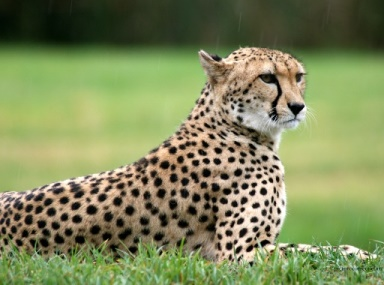
%> input picture Code/images/cheetah.jpg, 384 x 285 px
$ octave run.m   (GNU Octave 9; MATLAB toolbox functions it lacks are replaced by stand-ins)
%> lines starting %> are read from the running program, lines starting %| are printed output that depends on the picture
### Code/segmentImg.m
function idx = segmentImg(I, k)
% function idx = segmentImage(img)
% Returns the logical image containing the segment ids obtained from
%   segmenting the input image
%
% INPUTS
% I - The input image contining textured foreground objects to be segmented
%     out.
% k - The number of segments to compute (also the k-means parameter).
%
% OUTPUTS
% idx - The logical image (same dimensions as the input image) contining
%       the segment ids after segmentation. The maximum value of idx is k.
%

    % 1. Create your bank of filters using the given alogrithm;
    % 2. Compute the filter responses by convolving your input image with
    %     each of the num_filters in the bank of filters F.
    %     responses(:,:,i)=conv2(I,F(:,:,i),'same')
    %     NOTE: we suggest to use 'same' instead of 'full' or 'valid'.
    % 3. Remember to take the absolute value of the filter responses (no
    %     negative values should be used).
    % 4. Construct a matrix X of the points to be clustered, where
    %     the rows of X = the total number of pixels in I (rows*cols); and
    %     the columns of X = num_filters;
    %     i.e. each pixel is transformed into a num_filters-dimensional
    %     vector.
    % 5. Run kmeans to cluster the pixel features into k clusters,
    %     returning a vector IDX of labels.
    % 6. Reshape IDX into an image with same dimensionality as I and return
    %     the reshaped index image.
    %
    I = double(rgb2gray(I));
    I = I(:,:,1);
    F = makeLMfilters;
    %%val = find(F<0);
    %%F(val) = 0;
    [~,~,num_filters] = size(F);
    [m,n] = size(I);
    X = zeros(m*n,num_filters);
    for i = 1:num_filters
        responses(:,:,i)=conv2(I,F(:,:,i),'same');
        responses(:,:,i) = abs(responses(:,:,i));
        X(:,i) = reshape(responses(:,:,i),[m*n,1]);
    end

    idx = kmeans(X,k);
    idx = reshape(idx,[m,n]);

        %%%%%%%%%%%%%%%%%%%%%%%%%%%%%%%%%%%%%%%%%%%%%%%%%%%%%%%%%%%%%%%%%%%%%%%
        %                                                                     %
        %                            YOUR CODE HERE                           %
        %                                                                     %
        %%%%%%%%%%%%%%%%%%%%%%%%%%%%%%%%%%%%%%%%%%%%%%%%%%%%%%%%%%%%%%%%%%%%%%%

        %%%%%%%%%%%%%%%%%%%%%%%%%%%%%%%%%%%%%%%%%%%%%%%%%%%%%%%%%%%%%%%%%%%%%%%
        %                                                                     %
        %                            END YOUR CODE                            %
        %                                                                     %
        %%%%%%%%%%%%%%%%%%%%%%%%%%%%%%%%%%%%%%%%%%%%%%%%%%%%%%%%%%%%%%%%%%%%%%%
end

### Code/makeLMfilters.m
function F=makeLMfilters
% Returns the LML filter bank of size 49x49x48 in F. To convolve an
% image I with the filter bank you can either use the matlab function
% conv2, i.e. responses(:,:,i)=conv2(I,F(:,:,i),'valid'), or use the
% Fourier transform.

  SUP=49;                 % Support of the largest filter (must be odd)
  SCALEX=sqrt(2).^[1:3];  % Sigma_{x} for the oriented filters
  %SCALEX=[1 sqrt(2) 2 2*sqrt(2)];
  NORIENT=6;              % Number of orientations

  NROTINV=12;
  NBAR=length(SCALEX)*NORIENT;
  NEDGE=length(SCALEX)*NORIENT;
  NF=NBAR+NEDGE+NROTINV;
  F=zeros(SUP,SUP,NF);
  hsup=(SUP-1)/2;
  [x,y]=meshgrid([-hsup:hsup],[hsup:-1:-hsup]);
  orgpts=[x(:) y(:)]';

  count=1;
  for scale=1:length(SCALEX),
    for orient=0:NORIENT-1,
      angle=pi*orient/NORIENT;  % Not 2pi as filters have symmetry
      c=cos(angle);s=sin(angle);
      rotpts=[c -s;s c]*orgpts;
      F(:,:,count)=makefilter(SCALEX(scale),0,1,rotpts,SUP);
      F(:,:,count+NEDGE)=makefilter(SCALEX(scale),0,2,rotpts,SUP);
      count=count+1;
    end;
  end;

  count=NBAR+NEDGE+1;
  SCALES=sqrt(2).^[1:4];
  for i=1:length(SCALES),
    F(:,:,count)=normalise(fspecial('gaussian',SUP,SCALES(i)));
    F(:,:,count+1)=normalise(fspecial('log',SUP,SCALES(i)));
    F(:,:,count+2)=normalise(fspecial('log',SUP,3*SCALES(i)));
    count=count+3;
  end;
return

% [19 lines left out: functions makefilter, gauss1d, not called in this run]

function f=normalise(f), f=f-mean(f(:)); f=f/sum(abs(f(:))); return

### Code/run.m
I=imread('images\cheetah.jpg');
%> I is the input picture: size 285x384x3 uint8; mean R, G, B 127.7, 137.2, 90.7
tImg = imread('images\bg.jpg');
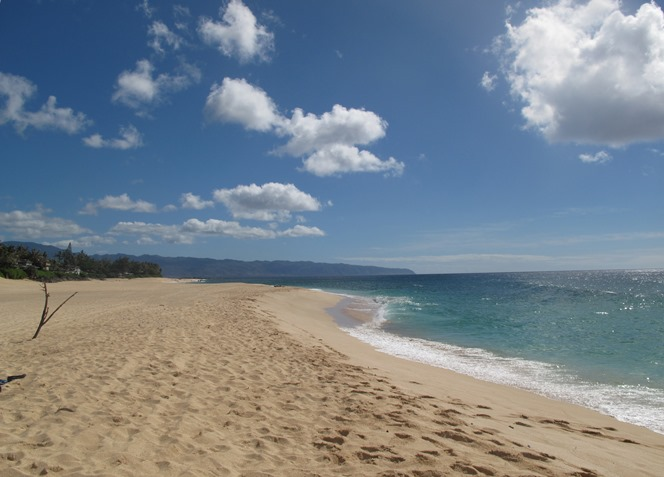
%> input picture Code/images/bg.jpg, 664 x 477 px
%> tImg is the input picture: size 477x664x3 uint8; mean R, G, B 120.5, 131.3, 140.8
imshow(I);
idx=segmentImg(I, 2);
%> in segmentImg, `I = double(rgb2gray(I));`:
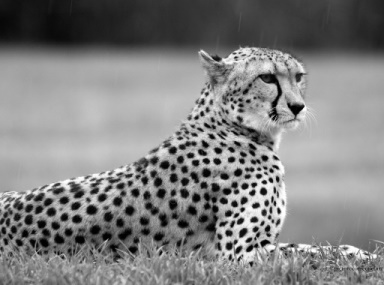
%> I: size 285x384 double; min 0, max 255, mean 129.1
%> the run ends on the next line
